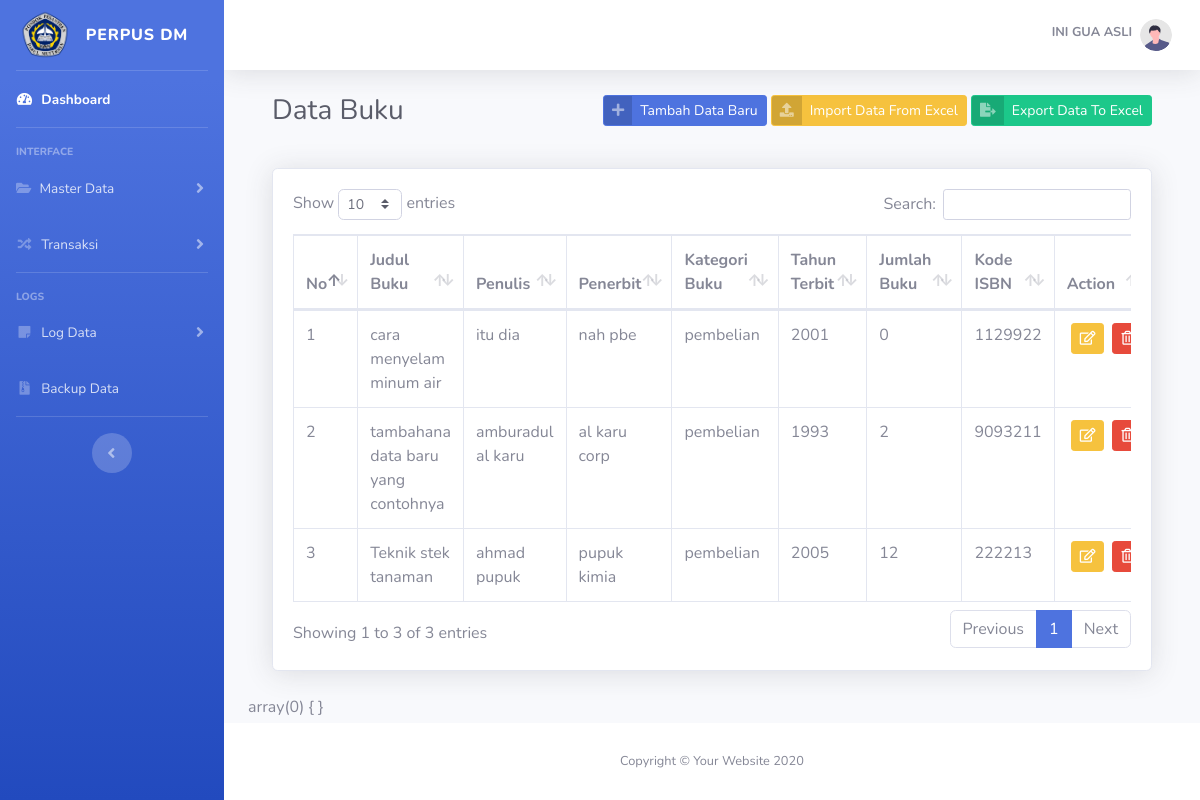
/index.php?pages=buku (signed in), run on the app's committed database.
### tables this page shows
CREATE TABLE `tb_user` (
  `id_user` int(11) NOT NULL,
  `nama` varchar(20) NOT NULL,
  `username` varchar(20) NOT NULL,
  `password` varchar(50) NOT NULL,
  `level` enum('admin','user') DEFAULT NULL
);

CREATE TABLE `tb_buku` (
  `id_buku` char(20) NOT NULL,
  `judul` varchar(100) DEFAULT NULL,
  `penulis` varchar(100) DEFAULT NULL,
  `penerbit` varchar(50) DEFAULT NULL,
  `kategori` enum('hibah','pembelian') DEFAULT NULL,
  `tahun_terbit` char(5) DEFAULT NULL,
  `jumlah` int(11) DEFAULT NULL,
  `isbn` varchar(50) DEFAULT NULL
);

### pages/buku/buku.php (the view, shortened to what this page needs)
<?php
require_once "_config/conn.php";
$show_buku = mysqli_query($conn, "SELECT * FROM tb_buku");
?>
<div class="container">
    <div class="d-sm-flex align-items-center justify-content-between mb-4">
        <div class="mb-3">
            <h1 class="h3 mb-0 text-gray-800">Data Buku</h1>
        </div>
        <div class="mb-3">
            <a href="#" class="btn btn-primary btn-icon-split btn-sm" data-toggle="modal" data-target="#tambahbuku">
                <span class="icon text-white-50">
                    <i class="fas fa-plus"></i>
                </span>
                <span class="text">Tambah Data Baru</span>
            </a>
            <a href="" class="btn btn-warning btn-icon-split btn-sm">
                <span class="icon text-white-50">
                    <i class="fas fa-upload"></i>
                </span>
                <span class="text">Import Data From Excel</span>
            </a>
            <a href="" class="btn btn-success btn-icon-split btn-sm">
                <span class="icon text-white-50">
                    <i class="fas fa-file-export"></i>
                </span>
                <span class="text">Export Data To Excel</span>
            </a>
        </div>
    </div>
    <div class="card shadow mb-4">
        <div class="card-body">
            <div class="table-responsive">
                <table class="table table-bordered" id="dataTable" width="100%" cellspacing="0">
                    <thead>
                        <tr>
                            <th>No</th>
                            <th>Judul Buku</th>
                            <th>Penulis</th>
                            <th>Penerbit</th>
                            <th>Kategori Buku</th>
                            <th>Tahun Terbit</th>
                            <th>Jumlah Buku</th>
                            <th>Kode ISBN</th>
                            <th>Action</th>
                        </tr>
                    </thead>
                    <tbody>
                        <?php
                        $no = 1;
                        foreach ($show_buku as $buku) : ?>
                            <tr>
                                <td style="width: auto;"><?= $no ?></td>
                                <td><?= $buku['judul'] ?></td>
                                <td><?= $buku['penulis'] ?></td>
                                <td><?= $buku['penerbit'] ?></td>
                                <td><?= $buku['kategori'] ?></td>
                                <td><?= $buku['tahun_terbit'] ?></td>
                                <td><?= $buku['jumlah'] ?></td>
                                <td><?= $buku['isbn'] ?></td>
                                <td class="d-sm-inline-flex ">
                                    <a href="" class="btn btn-sm btn-warning ml-1" id="btn_edit" data-toggle="modal" data-target="#modal_edit" data-id="<?= $buku['id_buku']; ?>" data-judul="<?= $buku['judul'] ?>" data-penulis="<?= $buku['penulis'] ?>" data-penerbit="<?= $buku['penerbit'] ?>" data-kategori="<?= $buku['kategori'] ?>" data-tahun="<?= $buku['tahun_terbit'] ?>" data-jumlah="<?= $buku['jumlah'] ?>" data-isbn="<?= $buku['isbn'] ?>">
                                        <i class=" far fa-edit"></i></a>
                                    <a href="?pages=buku&aksi=hapus&id=<?= $buku['id_buku']; ?>" class="btn btn-sm btn-danger ml-2"><i class="far fa-trash-alt">
                                        </i></a>
                                </td>
                            </tr>
                        <?php
                            $no++;
                        endforeach; ?>
                    </tbody>
                </table>
            </div>
        </div>
    </div>
</div>
<?php
var_dump($_POST);
?>

### index.php (shortened to what this page needs)
<?php
require_once "_config/conn.php";
if ($_SESSION['admin'] || @$_SESSION['user']) {
    $user = $_SESSION['admin'];
    $sql = mysqli_query($conn, "SELECT * FROM tb_user WHERE id_user='$user'");
    $data = $sql->fetch_assoc();
?>
    <!DOCTYPE html>
    <html lang="en">
    <head>
        <link href="vendor/fontawesome-free/css/all.min.css" rel="stylesheet" type="text/css">
        <link href="css/sb-admin-2.min.css" rel="stylesheet">
        <link href="vendor/datatables/dataTables.bootstrap4.min.css" rel="stylesheet">
    </head>
    <body id="page-top">
        <div id="wrapper">
            <ul class="navbar-nav bg-gradient-primary sidebar sidebar-dark accordion" id="accordionSidebar">
                <a class="sidebar-brand d-flex align-items-center justify-content-center" href="index.php">
                    <img class="rounded-circle" src="img/logo.png" alt="" style="width: 50px;">
                    <div class="sidebar-brand-text mx-3">PERPUS DM</div>
                </a>
                <hr class="sidebar-divider my-0">
                <li class="nav-item active">
                    <a class="nav-link" href="index.php">
                        <i class="fas fa-fw fa-tachometer-alt"></i>
                        <span>Dashboard</span></a>
                </li>
                <hr class="sidebar-divider">
                <div class="sidebar-heading">
                    Interface
                </div>
                <li class="nav-item">
                    <a class="nav-link collapsed" href="#" data-toggle="collapse" data-target="#collapseTwo" aria-expanded="true" aria-controls="collapseTwo">
                        <i class="fas fa-folder-open fa-cog"></i>
                        <span>Master Data</span>
                    </a>
                </li>
                <li class="nav-item">
                    <a class="nav-link collapsed" href="#" data-toggle="collapse" data-target="#collapseUtilities" aria-expanded="true" aria-controls="collapseUtilities">
                        <i class="fas fa-fw fa-random"></i>
                        <span>Transaksi</span>
                    </a>
                </li>
                <hr class="sidebar-divider">
                <div class="sidebar-heading">
                    Logs
                </div>
                <li class="nav-item">
                    <a class="nav-link collapsed" href="#" data-toggle="collapse" data-target="#collapsePages" aria-expanded="true" aria-controls="collapsePages">
                        <i class="fas fa-fw fa-sticky-note"></i>
                        <span>Log Data</span>
                    </a>
                </li>
                <li class="nav-item">
                    <a class="nav-link" href="">
                        <i class="fas fa-fw fa-file-archive"></i>
                        <span>Backup Data</span></a>
                </li>
                <hr class="sidebar-divider d-none d-md-block">
                <div class="text-center d-none d-md-inline">
                    <button class="rounded-circle border-0" id="sidebarToggle"></button>
                </div>
            </ul>
            <div id="content-wrapper" class="d-flex flex-column">
                <div id="content">
                    <nav class="navbar navbar-expand navbar-light bg-white topbar mb-4 static-top shadow">
                        <ul class="navbar-nav ml-auto">
                            <li class="nav-item dropdown no-arrow">
                                <a class="nav-link dropdown-toggle" href="#" id="userDropdown" role="button" data-toggle="dropdown" aria-haspopup="true" aria-expanded="false">
                                    <span class="mr-2 d-none d-lg-inline text-gray-600 small font-weight-bold mb-1 text-uppercase"><?= $data['nama']; ?></span>
                                    <img class="img-profile rounded-circle" src="img/undraw_profile.svg">
                                </a>
                            </li>
                        </ul>
                    </nav>
                    <div class="container-fluid">
                        <div class="bock-header">
                            <?php
                            $pages = $_GET['pages'];
                            $aksi = $_GET['aksi'];
                            if ($pages == "anggota") {
                                if ($aksi == "") {
                                    include "pages/anggota/anggota.php";
                                } elseif ($aksi == "tambah") {
                                } elseif ($aksi == "ubah") {
                                } elseif ($aksi == "hapus") {
                                    include "pages/anggota/hapus.php";
                                }
                            } elseif ($pages == "buku") {
                                if ($aksi == "hapus") {
                                    include "pages/buku/hapus.php";
                                } else {
                                    include "pages/buku/buku.php";
                                }
                            } elseif ($pages == "peminjaman") {
                                include "pages/peminjaman/peminjaman.php";
                            } elseif ($pages == "kembali") {
                                include "pages/kembali/kembali.php";
                            } elseif ($pages == "user") {
                                include "pages/user/profile.php";
                            } elseif ($pages == "settings") {
                                include "pages/user/settings.php";
                            } elseif ($pages == "kelas") {
                                include "pages/kelas/kelas.php";
                            } elseif ($pages == "logs") {
                                if ($aksi == "pinjam") {
                                    include "pages/logs/pinjam.php";
                                } else if ($aksi == "kembali") {
                                    include "pages/logs/kembali.php";
                                }
                            } else {
                                include "pages/dasboard/dasboard.php";
                            }
                            ?>
                        </div>
                    </div>
                </div>
                <footer class="sticky-footer bg-white">
                    <div class="container my-auto">
                        <div class="copyright text-center my-auto">
                            <span>Copyright &copy; Your Website 2020</span>
                        </div>
                    </div>
                </footer>
            </div>
        </div>
    </body>
    </html>
<?php
} else {
    header("location:login.php");
}
?>

### data on the page
tb_user: nama "INI GUA ASLI"
tb_buku: judul "cara menyelam minum air", penulis "itu dia", penerbit "nah pbe", kategori "pembelian", tahun_terbit "2001", jumlah "0", isbn "1129922"
tb_buku: judul "tambahana data baru yang contohnya", penulis "amburadul al karu", penerbit "al karu corp", kategori "pembelian", tahun_terbit "1993", jumlah "2", isbn "9093211"
tb_buku: judul "Teknik stek tanaman", penulis "ahmad pupuk", penerbit "pupuk kimia", kategori "pembelian", tahun_terbit "2005", jumlah "12", isbn "222213"
